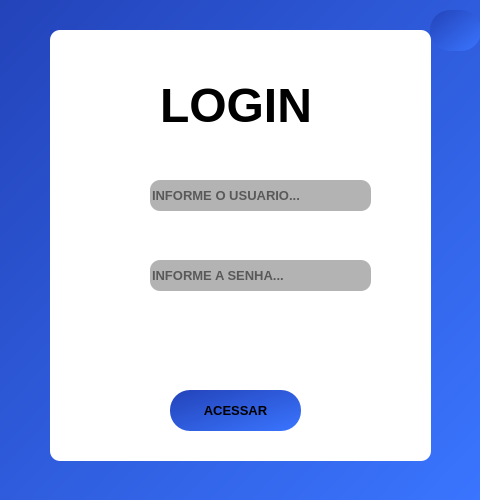
<?xml version="1.0" encoding="UTF-8"?>
<ui version="4.0">
 <class>MainWindow</class>
 <widget class="QMainWindow" name="MainWindow">
  <property name="geometry">
   <rect>
    <x>0</x>
    <y>0</y>
    <width>480</width>
    <height>500</height>
   </rect>
  </property>
  <property name="maximumSize">
   <size>
    <width>480</width>
    <height>500</height>
   </size>
  </property>
  <property name="font">
   <font>
    <weight>75</weight>
    <bold>true</bold>
   </font>
  </property>
  <property name="windowTitle">
   <string>Login</string>
  </property>
  <property name="styleSheet">
   <string notr="true">background-color: qlineargradient(spread:pad, x1:0, y1:0, x2:1, y2:1, stop:0 rgba(35, 67, 185, 255), stop:1 rgba(58, 117, 255, 255));</string>
  </property>
  <widget class="QWidget" name="centralwidget">
   <widget class="QLabel" name="label">
    <property name="geometry">
     <rect>
      <x>50</x>
      <y>30</y>
      <width>381</width>
      <height>431</height>
     </rect>
    </property>
    <property name="styleSheet">
     <string notr="true">background-color: rgb(255, 255, 255);
border-radius: 10px;</string>
    </property>
    <property name="text">
     <string/>
    </property>
   </widget>
   <widget class="QLabel" name="label_2">
    <property name="geometry">
     <rect>
      <x>160</x>
      <y>70</y>
      <width>171</width>
      <height>71</height>
     </rect>
    </property>
    <property name="font">
     <font>
      <pointsize>36</pointsize>
      <weight>75</weight>
      <bold>true</bold>
     </font>
    </property>
    <property name="styleSheet">
     <string notr="true">background-color: rgb(255, 255, 255);</string>
    </property>
    <property name="text">
     <string>LOGIN</string>
    </property>
   </widget>
   <widget class="QPushButton" name="pushButton">
    <property name="geometry">
     <rect>
      <x>170</x>
      <y>390</y>
      <width>131</width>
      <height>41</height>
     </rect>
    </property>
    <property name="font">
     <font>
      <pointsize>10</pointsize>
      <weight>75</weight>
      <bold>true</bold>
     </font>
    </property>
    <property name="styleSheet">
     <string notr="true">border-radius:20px;</string>
    </property>
    <property name="text">
     <string>ACESSAR</string>
    </property>
   </widget>
   <widget class="QLineEdit" name="lineEdit">
    <property name="geometry">
     <rect>
      <x>150</x>
      <y>180</y>
      <width>221</width>
      <height>31</height>
     </rect>
    </property>
    <property name="font">
     <font>
      <pointsize>10</pointsize>
      <weight>75</weight>
      <bold>true</bold>
     </font>
    </property>
    <property name="styleSheet">
     <string notr="true">border-radius:10px;
background-color: rgb(179, 179, 179);
</string>
    </property>
    <property name="placeholderText">
     <string>INFORME O USUARIO...</string>
    </property>
   </widget>
   <widget class="QLineEdit" name="lineEdit_2">
    <property name="geometry">
     <rect>
      <x>150</x>
      <y>260</y>
      <width>221</width>
      <height>31</height>
     </rect>
    </property>
    <property name="font">
     <font>
      <pointsize>10</pointsize>
      <weight>75</weight>
      <bold>true</bold>
     </font>
    </property>
    <property name="styleSheet">
     <string notr="true">border-radius:10px;
background-color: rgb(179, 179, 179);
</string>
    </property>
    <property name="echoMode">
     <enum>QLineEdit::Password</enum>
    </property>
    <property name="placeholderText">
     <string>INFORME A SENHA...</string>
    </property>
   </widget>
   <widget class="QLabel" name="label_3">
    <property name="geometry">
     <rect>
      <x>100</x>
      <y>170</y>
      <width>41</width>
      <height>41</height>
     </rect>
    </property>
    <property name="styleSheet">
     <string notr="true">background-color: rgb(255, 255, 255);</string>
    </property>
    <property name="text">
     <string/>
    </property>
    <property name="pixmap">
     <pixmap>icons/do-utilizador.png</pixmap>
    </property>
    <property name="scaledContents">
     <bool>true</bool>
    </property>
   </widget>
   <widget class="QLabel" name="label_4">
    <property name="geometry">
     <rect>
      <x>100</x>
      <y>250</y>
      <width>41</width>
      <height>41</height>
     </rect>
    </property>
    <property name="styleSheet">
     <string notr="true">background-color: rgb(255, 255, 255);</string>
    </property>
    <property name="text">
     <string/>
    </property>
    <property name="pixmap">
     <pixmap>icons/simbolo-de-cadeado-para-interface-de-seguranca.png</pixmap>
    </property>
    <property name="scaledContents">
     <bool>true</bool>
    </property>
   </widget>
   <widget class="QLabel" name="label_5">
    <property name="geometry">
     <rect>
      <x>130</x>
      <y>330</y>
      <width>231</width>
      <height>20</height>
     </rect>
    </property>
    <property name="font">
     <font>
      <pointsize>10</pointsize>
      <weight>75</weight>
      <bold>true</bold>
     </font>
    </property>
    <property name="styleSheet">
     <string notr="true">background-color: rgb(255, 255, 255);</string>
    </property>
    <property name="text">
     <string/>
    </property>
   </widget>
   <widget class="QPushButton" name="pushButton_2">
    <property name="geometry">
     <rect>
      <x>430</x>
      <y>10</y>
      <width>51</width>
      <height>41</height>
     </rect>
    </property>
    <property name="font">
     <font>
      <pointsize>10</pointsize>
      <weight>75</weight>
      <bold>true</bold>
     </font>
    </property>
    <property name="styleSheet">
     <string notr="true">border-radius:20px;</string>
    </property>
    <property name="text">
     <string/>
    </property>
    <property name="icon">
     <iconset>
      <normaloff>icons/sinal-de-adicao.png</normaloff>icons/sinal-de-adicao.png</iconset>
    </property>
   </widget>
  </widget>
 </widget>
 <resources/>
 <connections/>
</ui>
